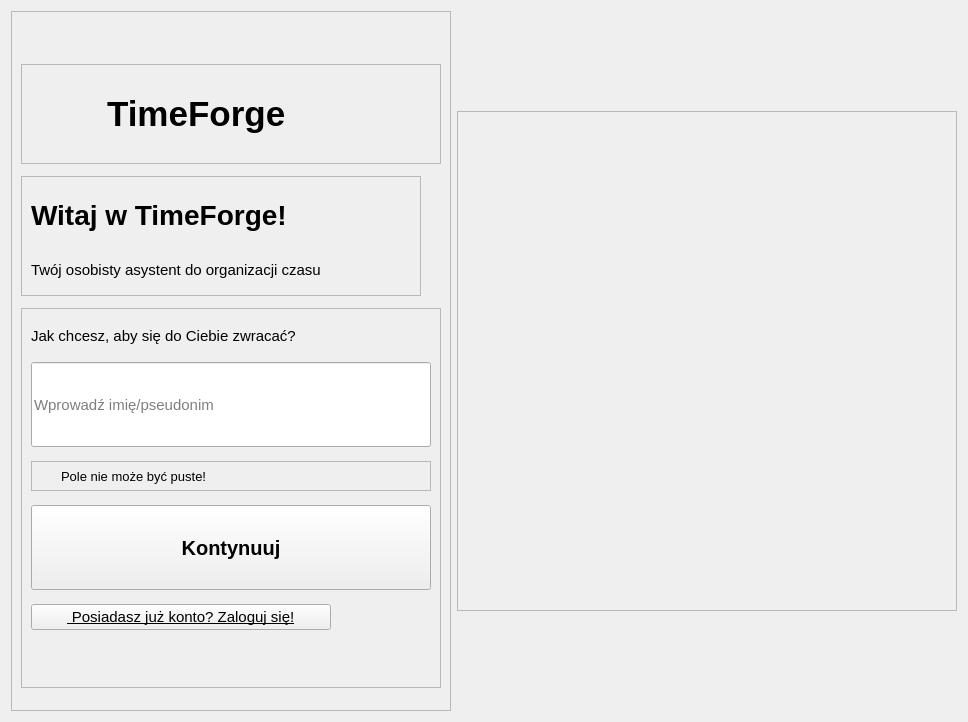
      <widget class="QWidget" name="str_witaj">
       <layout class="QHBoxLayout" name="horizontalLayout_3">
        <item>
         <widget class="QFrame" name="witaj">
          <property name="minimumSize">
           <size>
            <width>0</width>
            <height>700</height>
           </size>
          </property>
          <property name="maximumSize">
           <size>
            <width>16777215</width>
            <height>700</height>
           </size>
          </property>
          <property name="frameShape">
           <enum>QFrame::StyledPanel</enum>
          </property>
          <property name="frameShadow">
           <enum>QFrame::Raised</enum>
          </property>
          <layout class="QVBoxLayout" name="verticalLayout">
           <property name="spacing">
            <number>0</number>
           </property>
           <property name="topMargin">
            <number>0</number>
           </property>
           <item>
            <spacer name="verticalSpacer">
             <property name="orientation">
              <enum>Qt::Vertical</enum>
             </property>
             <property name="sizeType">
              <enum>QSizePolicy::Maximum</enum>
             </property>
             <property name="sizeHint" stdset="0">
              <size>
               <width>20</width>
               <height>40</height>
              </size>
             </property>
            </spacer>
           </item>
           <item>
            <widget class="QFrame" name="witaj_top">
             <property name="minimumSize">
              <size>
               <width>0</width>
               <height>100</height>
              </size>
             </property>
             <property name="maximumSize">
              <size>
               <width>16777215</width>
               <height>100</height>
              </size>
             </property>
             <property name="frameShape">
              <enum>QFrame::StyledPanel</enum>
             </property>
             <property name="frameShadow">
              <enum>QFrame::Raised</enum>
             </property>
             <layout class="QHBoxLayout" name="horizontalLayout_2">
              <item>
               <widget class="QLabel" name="lb_ikona_aplikacji">
                <property name="minimumSize">
                 <size>
                  <width>60</width>
                  <height>60</height>
                 </size>
                </property>
                <property name="maximumSize">
                 <size>
                  <width>60</width>
                  <height>60</height>
                 </size>
                </property>
                <property name="font">
                 <font>
                  <pointsize>8</pointsize>
                 </font>
                </property>
                <property name="text">
                 <string/>
                </property>
                <property name="pixmap">
                 <pixmap>../resources/eye.svg</pixmap>
                </property>
                <property name="scaledContents">
                 <bool>true</bool>
                </property>
               </widget>
              </item>
              <item>
               <spacer name="horizontalSpacer">
                <property name="orientation">
                 <enum>Qt::Horizontal</enum>
                </property>
                <property name="sizeType">
                 <enum>QSizePolicy::Maximum</enum>
                </property>
                <property name="sizeHint" stdset="0">
                 <size>
                  <width>10</width>
                  <height>10</height>
                 </size>
                </property>
               </spacer>
              </item>
              <item>
               <widget class="QLabel" name="lb_nazwa_aplikacji">
                <property name="font">
                 <font>
                  <pointsize>26</pointsize>
                  <weight>75</weight>
                  <bold>true</bold>
                 </font>
                </property>
                <property name="text">
                 <string>TimeForge</string>
                </property>
               </widget>
              </item>
             </layout>
            </widget>
           </item>
           <item>
            <widget class="QFrame" name="witaj_middle">
             <property name="minimumSize">
              <size>
               <width>400</width>
               <height>120</height>
              </size>
             </property>
             <property name="maximumSize">
              <size>
               <width>400</width>
               <height>120</height>
              </size>
             </property>
             <property name="frameShape">
              <enum>QFrame::StyledPanel</enum>
             </property>
             <property name="frameShadow">
              <enum>QFrame::Raised</enum>
             </property>
             <widget class="QLabel" name="lb_twoj">
              <property name="geometry">
               <rect>
                <x>10</x>
                <y>80</y>
                <width>437</width>
                <height>28</height>
               </rect>
              </property>
              <property name="minimumSize">
               <size>
                <width>400</width>
                <height>0</height>
               </size>
              </property>
              <property name="font">
               <font>
                <pointsize>11</pointsize>
               </font>
              </property>
              <property name="text">
               <string>Twój osobisty asystent do organizacji czasu</string>
              </property>
             </widget>
             <widget class="QLabel" name="lb_witaj">
              <property name="geometry">
               <rect>
                <x>10</x>
                <y>0</y>
                <width>437</width>
                <height>77</height>
               </rect>
              </property>
              <property name="minimumSize">
               <size>
                <width>200</width>
                <height>0</height>
               </size>
              </property>
              <property name="font">
               <font>
                <pointsize>21</pointsize>
                <weight>75</weight>
                <bold>true</bold>
               </font>
              </property>
              <property name="text">
               <string>Witaj w TimeForge!</string>
              </property>
             </widget>
            </widget>
           </item>
           <item>
            <widget class="QFrame" name="witaj_bottom">
             <property name="minimumSize">
              <size>
               <width>0</width>
               <height>380</height>
              </size>
             </property>
             <property name="maximumSize">
              <size>
               <width>16777215</width>
               <height>380</height>
              </size>
             </property>
             <property name="frameShape">
              <enum>QFrame::StyledPanel</enum>
             </property>
             <property name="frameShadow">
              <enum>QFrame::Raised</enum>
             </property>
             <layout class="QVBoxLayout" name="verticalLayout_3">
              <property name="spacing">
               <number>0</number>
              </property>
              <property name="topMargin">
               <number>0</number>
              </property>
              <property name="bottomMargin">
               <number>40</number>
              </property>
              <item>
               <widget class="QLabel" name="lb_jak">
                <property name="minimumSize">
                 <size>
                  <width>400</width>
                  <height>25</height>
                 </size>
                </property>
                <property name="maximumSize">
                 <size>
                  <width>16777215</width>
                  <height>25</height>
                 </size>
                </property>
                <property name="font">
                 <font>
                  <pointsize>11</pointsize>
                 </font>
                </property>
                <property name="text">
                 <string>Jak chcesz, aby się do Ciebie zwracać?</string>
                </property>
               </widget>
              </item>
              <item>
               <widget class="QLineEdit" name="le_wprowadz">
                <property name="minimumSize">
                 <size>
                  <width>0</width>
                  <height>85</height>
                 </size>
                </property>
                <property name="font">
                 <font>
                  <pointsize>11</pointsize>
                 </font>
                </property>
                <property name="maxLength">
                 <number>60</number>
                </property>
                <property name="placeholderText">
                 <string>Wprowadź imię/pseudonim</string>
                </property>
               </widget>
              </item>
              <item>
               <widget class="QFrame" name="pole_nie_moze">
                <property name="minimumSize">
                 <size>
                  <width>0</width>
                  <height>30</height>
                 </size>
                </property>
                <property name="maximumSize">
                 <size>
                  <width>16777215</width>
                  <height>30</height>
                 </size>
                </property>
                <property name="font">
                 <font>
                  <pointsize>11</pointsize>
                 </font>
                </property>
                <property name="frameShape">
                 <enum>QFrame::StyledPanel</enum>
                </property>
                <property name="frameShadow">
                 <enum>QFrame::Raised</enum>
                </property>
                <widget class="QLabel" name="lb_pole_nie_moze">
                 <property name="geometry">
                  <rect>
                   <x>30</x>
                   <y>0</y>
                   <width>191</width>
                   <height>31</height>
                  </rect>
                 </property>
                 <property name="font">
                  <font>
                   <pointsize>10</pointsize>
                  </font>
                 </property>
                 <property name="text">
                  <string>Pole nie może być puste!</string>
                 </property>
                </widget>
                <widget class="QLabel" name="lb_ikona_pole_nie_moze">
                 <property name="geometry">
                  <rect>
                   <x>0</x>
                   <y>0</y>
                   <width>30</width>
                   <height>31</height>
                  </rect>
                 </property>
                 <property name="sizeIncrement">
                  <size>
                   <width>25</width>
                   <height>25</height>
                  </size>
                 </property>
                 <property name="baseSize">
                  <size>
                   <width>25</width>
                   <height>25</height>
                  </size>
                 </property>
                 <property name="text">
                  <string/>
                 </property>
                 <property name="pixmap">
                  <pixmap>../icons/icons_red/alert-octagon.svg</pixmap>
                 </property>
                </widget>
               </widget>
              </item>
              <item>
               <widget class="QPushButton" name="btn_kontynuuj">
                <property name="minimumSize">
                 <size>
                  <width>0</width>
                  <height>85</height>
                 </size>
                </property>
                <property name="font">
                 <font>
                  <pointsize>15</pointsize>
                  <weight>75</weight>
                  <bold>true</bold>
                 </font>
                </property>
                <property name="text">
                 <string>Kontynuuj</string>
                </property>
               </widget>
              </item>
              <item>
               <widget class="QPushButton" name="btn_posiadasz">
                <property name="minimumSize">
                 <size>
                  <width>300</width>
                  <height>0</height>
                 </size>
                </property>
                <property name="maximumSize">
                 <size>
                  <width>300</width>
                  <height>16777215</height>
                 </size>
                </property>
                <property name="font">
                 <font>
                  <pointsize>11</pointsize>
                  <underline>true</underline>
                 </font>
                </property>
                <property name="text">
                 <string> Posiadasz już konto? Zaloguj się!</string>
                </property>
               </widget>
              </item>
             </layout>
            </widget>
           </item>
          </layout>
         </widget>
        </item>
        <item>
         <widget class="QFrame" name="right_side">
          <property name="minimumSize">
           <size>
            <width>500</width>
            <height>500</height>
           </size>
          </property>
          <property name="maximumSize">
           <size>
            <width>500</width>
            <height>500</height>
           </size>
          </property>
          <property name="frameShape">
           <enum>QFrame::StyledPanel</enum>
          </property>
          <property name="frameShadow">
           <enum>QFrame::Raised</enum>
          </property>
          <widget class="QLabel" name="lb_vector_image_witaj">
           <property name="geometry">
            <rect>
             <x>-10</x>
             <y>0</y>
             <width>500</width>
             <height>500</height>
            </rect>
           </property>
           <property name="minimumSize">
            <size>
             <width>500</width>
             <height>500</height>
            </size>
           </property>
           <property name="maximumSize">
            <size>
             <width>500</width>
             <height>500</height>
            </size>
           </property>
           <property name="text">
            <string/>
           </property>
           <property name="pixmap">
            <pixmap>../resources/start-background.jpg</pixmap>
           </property>
           <property name="scaledContents">
            <bool>true</bool>
           </property>
          </widget>
         </widget>
        </item>
       </layout>
      </widget>
